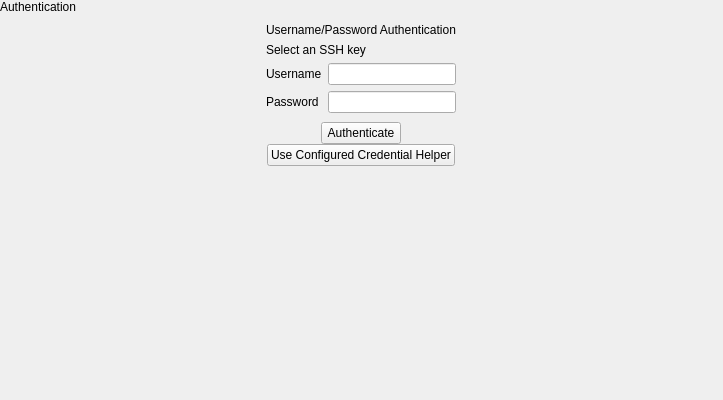
<?xml version="1.0" encoding="UTF-8"?>
<ui version="4.0">
 <class>UsernamePasswordSnapIn</class>
 <widget class="QWidget" name="UsernamePasswordSnapIn">
  <property name="geometry">
   <rect>
    <x>0</x>
    <y>0</y>
    <width>723</width>
    <height>400</height>
   </rect>
  </property>
  <property name="windowTitle">
   <string>Form</string>
  </property>
  <layout class="QVBoxLayout" name="verticalLayout_2">
   <property name="spacing">
    <number>0</number>
   </property>
   <property name="leftMargin">
    <number>0</number>
   </property>
   <property name="topMargin">
    <number>0</number>
   </property>
   <property name="rightMargin">
    <number>0</number>
   </property>
   <property name="bottomMargin">
    <number>0</number>
   </property>
   <item>
    <widget class="tTitleLabel" name="titleLabel">
     <property name="text">
      <string>Authentication</string>
     </property>
    </widget>
   </item>
   <item alignment="Qt::AlignHCenter">
    <widget class="QWidget" name="usernamePasswordOptionsWidget" native="true">
     <layout class="QGridLayout" name="gridLayout">
      <item row="2" column="0">
       <widget class="QLabel" name="label_2">
        <property name="text">
         <string>Username</string>
        </property>
       </widget>
      </item>
      <item row="3" column="0">
       <widget class="QLabel" name="label_3">
        <property name="text">
         <string>Password</string>
        </property>
       </widget>
      </item>
      <item row="2" column="1">
       <widget class="QLineEdit" name="usernameEdit"/>
      </item>
      <item row="3" column="1">
       <widget class="QLineEdit" name="passwordEdit">
        <property name="echoMode">
         <enum>QLineEdit::Password</enum>
        </property>
       </widget>
      </item>
      <item row="1" column="0" colspan="2">
       <widget class="QLabel" name="usernamePasswordAuthenticationPrompt">
        <property name="text">
         <string notr="true">Select an SSH key</string>
        </property>
        <property name="wordWrap">
         <bool>true</bool>
        </property>
       </widget>
      </item>
      <item row="0" column="0" colspan="2">
       <widget class="tSubtitleLabel" name="label">
        <property name="text">
         <string>Username/Password Authentication</string>
        </property>
       </widget>
      </item>
     </layout>
    </widget>
   </item>
   <item alignment="Qt::AlignHCenter">
    <widget class="QPushButton" name="authenticateButton">
     <property name="text">
      <string>Authenticate</string>
     </property>
    </widget>
   </item>
   <item alignment="Qt::AlignHCenter">
    <widget class="QPushButton" name="useCredentialHelperButton">
     <property name="text">
      <string>Use Configured Credential Helper</string>
     </property>
    </widget>
   </item>
   <item>
    <spacer name="verticalSpacer">
     <property name="orientation">
      <enum>Qt::Vertical</enum>
     </property>
     <property name="sizeHint" stdset="0">
      <size>
       <width>20</width>
       <height>233</height>
      </size>
     </property>
    </spacer>
   </item>
  </layout>
 </widget>
 <customwidgets>
  <customwidget>
   <class>tTitleLabel</class>
   <extends>QLabel</extends>
   <header location="global">ttitlelabel.h</header>
   <slots>
    <signal>backButtonClicked()</signal>
   </slots>
  </customwidget>
  <customwidget>
   <class>tSubtitleLabel</class>
   <extends>QLabel</extends>
   <header location="global">tsubtitlelabel.h</header>
  </customwidget>
 </customwidgets>
 <resources/>
 <connections/>
</ui>
